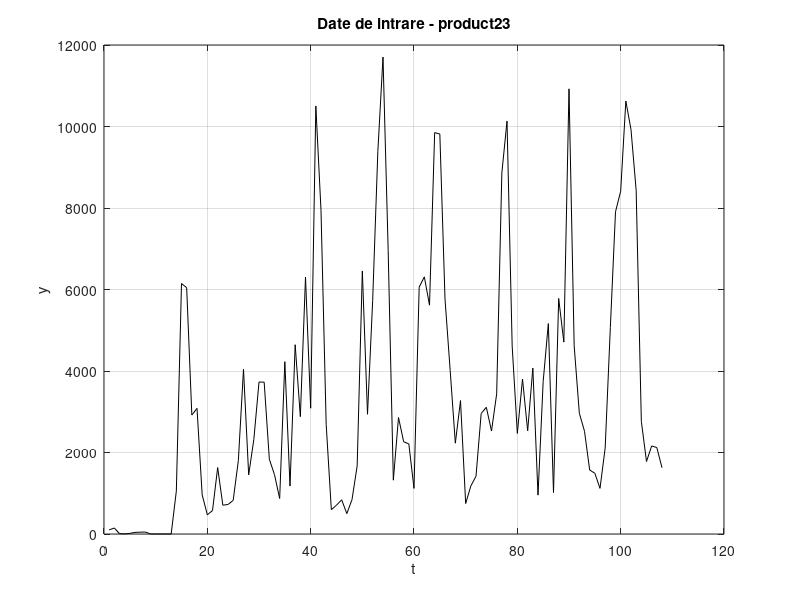

This figure's MATLAB source: (Note: this script raises an error after producing the figure.)
clear all
clc
load('product_23.mat')

minim=10^10;
TethaMinim=[];
MMinim=0;

%afisam datele initiale din product_23
plot(time, y,'k'), title('Date de intrare - product23'), xlabel('t'), ylabel('y'), grid
figure
% utilizam o bucla "for" pentru a calcula tetha si eroarea pentru fiecare valoare a lui M 
for M=1:12

    %selectam 80% din datele initiale
    NumberT=round(length(time)*80/100);

    %formam matricea PHI = Xf pentru primele 86 de date (80%)
    Xf=[];
    %k cuprinde indecsii pentru datele de identificare
    for k=1:86
        X1=[1 k]; %formam componenta liniara
        for m=1:M
            X1 = [X1 cos(2*pi*m*k/12) sin(2*pi*m*k/12)];% alipim componenta armonica
        end
        Xf = [Xf;X1];%alipim linia formata si trecem la linia urmatoarea pentru urmatorul k 

    end
%phi
    Xf;

%date identificare
    for i=1:86
        y1(i)=y(i);
    end
%aflam tetha
    Tetha = linsolve(Xf,y1');
%date validare
    for i=1:23
        y2(i)=y(i+85);
    end

%afisam functia aproximata pentru ultima valoare a lui Tetha folosind 80% din datele initiale si comparam cu
%datele de identificare
    plot(1:86,f(1:86,M,Tetha),'r',1:86,y(1:86),'k'),title('Identificare'),
    legend('Functia aproximata', '80% din datele initiale'), xlabel('t'), ylabel('y'), grid
%calculam eroarea pentru datele de identificare si o memoram intr-un
%vector, MSE_identificare
    e = 0;
    for i = 1:86
        e = e + ( y(i)-f(i,M,Tetha) )^2;
    end
    
    
    MSE_id = e/(length(1:86));
    MSE_identificare(M)=MSE_id;
%calculam eroarea pentru datele de validare si o memoram intr-un
%vector, MSE_validare
    e = 0;
    for i = 86:108
        e = e + ( y(i)-f(i,M,Tetha) )^2;
    end

    k=86:108;
    MSE_val = e/(length(k));
    MSE_validare(M)=MSE_val;

    %aflam M minim pentru a afisa graficul pentru acel M, memoram si Tetha
    %pentru M minim
    if minim>MSE_validare(M)
        minim=MSE_validare(M);
        MMinim=M;
        TethaMinim= Tetha;
    end

end
%afisam functia aproximata pentru M minim folosind 80% din datele initiale si comparam cu datele de
%identificare
figure
plot(1:86,f(1:86,MMinim,TethaMinim),'r',1:86,y(1:86),'k'),title('Identificare'),
legend('Functia aproximata pentru M MINIM', '80% din datele initiale'), xlabel('t'), ylabel('y'), grid
%afisam functia aproximata pentru  M minim folosind 20% din datele initiale si comparam cu datele de
%validare
figure
plot(87:108,f(87:108,M,Tetha),'r',87:108,y(87:108),'k'),title('Validare'),
legend('Functia aproximata', '20% din datele initiale'), xlabel('t'), ylabel('y'), grid
%afisam vectorul de erori atat pentru identificare, cat si pentru validare
figure
subplot(2,1,1),plot(1:M,MSE_identificare,'m','LineWidth',1),legend("MSE identificare"), title('MSE in functie de M - identificare'), xlabel('M'), ylabel('MSE'), grid
subplot(2,1,2),plot(1:M,MSE_validare, 'm','LineWidth',1),legend("MSE validare"), title('MSE in functie de M - validare'), xlabel('M'), ylabel('MSE'), grid

%afisare MSE minim pt identificare, validare si M minim
minim_identificare = min(MSE_identificare)
minim_validare = min(MSE_validare)
MMinim


%~~~~~Functie pentru functia aproximata yhead~~~~~


function yhead = f(time, m, tetha)
yhead=tetha(1)+tetha(2)*time;%construim partea liniara
for i=1:m
    yhead=yhead+cos(2*pi*i*time/12)*tetha(2*i+1)+sin(2*pi*i*time/12)*tetha(2*i+2);%adaugam partea armonica

end
end